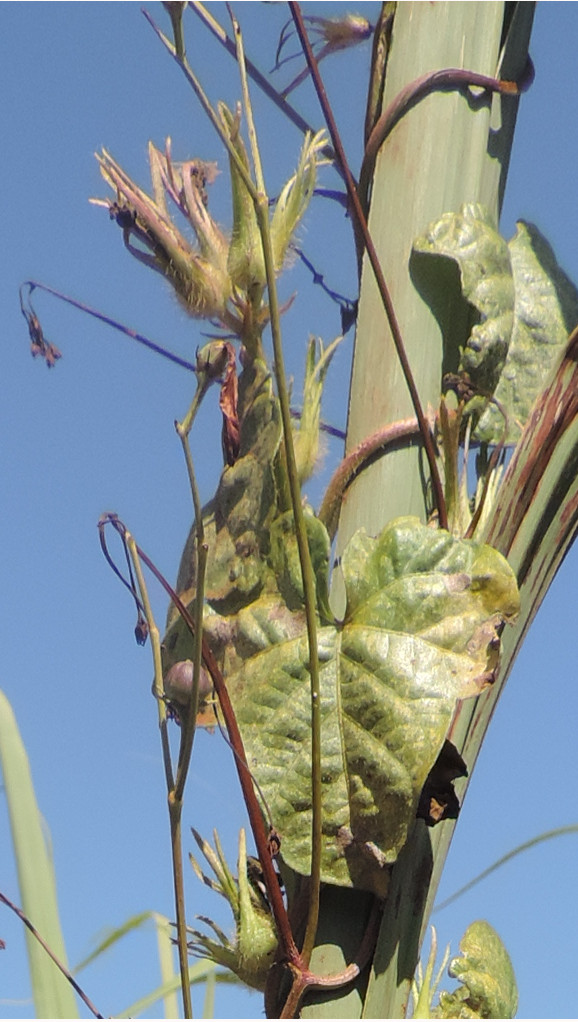
//> input picture LeavesSelection/Editadas/sofolha.JPG, 578 x 1022 px
$ ./leafDescriptorLBP   (built with g++ and OpenCV 4)
//> lines starting //> are read from the running program, lines starting //| are printed output that depends on the picture
#include <cv.h>
#include <highgui.h>
#include <opencv2/opencv.hpp>
//#include <opencv2/tracking.hpp>
#include <iostream>
#include <vector>
#include <math.h>
#include <fstream>
#include <bitset>


#define PI 3.14159265

using namespace cv;
using namespace std;

RNG rng(12345);

//vector < vector<Point> > retangulos;
struct Regiao{
    Point inicio;
    int largura;
    int altura;
};

struct outliers{
    double dist;
    int ind;
};

vector<Regiao> regioes;

double getTemplate1(cv::Mat &img,cv::Point p, int tam){ //horizontal
    double mediaR1 = 0,mediaR2 = 0;
         mediaR1 = (img.at<double>(p.y+(tam -1),p.x+1)-img.at<double>(p.y+(tam -1),p.x)-img.at<double>(p.y-1,p.x+1)+
         img.at<double>(p.y-1,p.x))/tam;
         //cout <<" Media 1 template 1 "<<mediaR1<<"\n";

         mediaR2 = (img.at<double>(p.y+(tam -1),p.x)-img.at<double>(p.y+(tam -1),p.x-1)-img.at<double>(p.y-1,p.x)+
         img.at<double>(p.y-1,p.x-1))/tam;
        // cout <<" Media 2 template 2 "<<mediaR2<<"\n";
    return mediaR1 - mediaR2;

}

double getTemplate2(cv::Mat &img,cv::Point p,int tam){
    double mediaR1 = 0,mediaR2 = 0;
         mediaR1 = (img.at<double>(p.y,p.x+(tam -1))-img.at<double>(p.y-1,p.x+(tam -1))-img.at<double>(p.y,p.x-1)+
         img.at<double>(p.y-1,p.x-1))/tam;

         mediaR2 = (img.at<double>(p.y+1,p.x+(tam -1))-img.at<double>(p.y,p.x+(tam -1))-img.at<double>(p.y+1,p.x-1)+
         img.at<double>(p.y,p.x-1))/tam;
    return mediaR1 - mediaR2;
}

double getTemplate3(cv::Mat &img,cv::Point p, int tam){
    double mediaR1 = 0,mediaR2 = 0;

         mediaR1 = (img.at<double>(p.y+tam-1,p.x+tam-1)-img.at<double>(p.y+(tam -2),p.x+tam)-
         img.at<double>(p.y-1,p.x-1)+img.at<double>(p.y-2,p.x))/(tam); // Branco

         mediaR2 = (img.at<double>(p.y+tam,p.x+tam-2)-img.at<double>(p.y+tam-1,p.x+tam-1)-img.at<double>(p.y,p.x-2)+
         img.at<double>(p.y-1,p.x-1))/(tam); // Preto

    return mediaR1 - mediaR2;
}

double getTemplate4(cv::Mat &img,cv::Point p, int tam){
    double mediaR1 = 0,mediaR2 = 0;

            mediaR1 = (img.at<double>(p.y+tam,p.x)-img.at<double>(p.y+tam-1,p.x-1)-
            img.at<double>(p.y-1,p.x+tam+1)+img.at<double>(p.y-2,p.x+tam))/(tam); // Branco

            mediaR2 = (img.at<double>(p.y+tam+1,p.x)-img.at<double>(p.y+tam,p.x-1)-img.at<double>(p.y,p.x+tam+1)+
            img.at<double>(p.y-1,p.x+tam))/(tam); // Preto

    return mediaR1 - mediaR2;
}

bitset<32> calcJanLBPH(Mat &imgIntegral, Mat &imgInt45, int row, int col, int tamJan, int tamTemplate){
    std::bitset<32> lbph (std::string("0000000000000000000000000000000000000000"));
    std::bitset<32> lbphAux (std::string("0000000000000000000000000000000000000000"));
    std::bitset<32> lbph1 (std::string("0000000000000000000000000000000000000000"));
    std::bitset<32> lbph2 (std::string("0000000000000000000000000000000000000000"));
    std::bitset<32> lbph3 (std::string("0000000000000000000000000000000000000000"));
    std::bitset<32> lbph4 (std::string("0000000000000000000000000000000000000000"));
    for(int l = 0; l < tamJan; l++){
                if(getTemplate1(imgIntegral,Point(col, row+l),tamTemplate)>150){
                   lbph1<<=1;
                   lbph1.set(0,1);
                }else{
                    lbph1<<=1;
                   lbph1.set(0,0);
                }
                if(getTemplate2(imgIntegral,Point(col, row+l),tamTemplate)>150){
                   lbph2<<=1;
                   lbph2.set(0,1);
                }else{
                    lbph2<<=1;
                   lbph2.set(0,0);
                }
                if(getTemplate3(imgInt45,Point(col, row+l),tamTemplate)>150){
                   lbph3<<=1;
                   lbph3.set(0,1);
                }else{
                    lbph3<<=1;
                   lbph3.set(0,0);
                }
                if(getTemplate4(imgInt45,Point(col, row+l),tamTemplate)>150){
                   lbph4<<=1;
                   lbph4.set(0,1);
                }else{
                    lbph4<<=1;
                   lbph4.set(0,0);
                }
            }
            lbphAux = lbphAux | lbph1;
            lbphAux <<= 8;
            lbphAux = lbphAux | lbph2;
            lbphAux <<= 8;
            lbphAux = lbphAux | lbph3;
            lbphAux <<= 8;
            lbphAux = lbphAux | lbph4;

            lbph = lbph |= lbphAux;
    return lbph;
}

vector<Point> calcLBPH(Mat &m){
    std::bitset<32> lbph (std::string("0000000000000000000000000000000000000000"));
    vector<Point> pontos;
    cv::Mat imgIntegral, imgInt2,imgInt45;
   // [9 lines of commented-out code are left out]
    Mat temp1 = Mat::zeros(Size(m.cols,m.rows),CV_8UC1);
    /* Mat temp2 = Mat::zeros(Size(m.cols,m.rows),CV_8UC1);
    Mat temp3 = Mat::zeros(Size(m.cols,m.rows),CV_8UC1);
    Mat temp4 = Mat::zeros(Size(m.cols,m.rows),CV_8UC1); */
    integral(m,imgIntegral,imgInt2,imgInt45,CV_64F);

    // [17 lines of commented-out code are left out]
    for (int i = 10; i < m.rows-10; i+=10){
        for(int j =10; j< m.cols-10; j+=10){
            lbph.reset();
            lbph = lbph |= calcJanLBPH(imgIntegral, imgInt45, i, j,10,10);
            lbph = lbph |= calcJanLBPH(imgIntegral, imgInt45, i+10, j,10,10);
            lbph = lbph |= calcJanLBPH(imgIntegral, imgInt45, i, j+10,10,10);
            lbph = lbph |= calcJanLBPH(imgIntegral, imgInt45, i+10, j+10,10,10);
            //cout <<lbph<<"\n";
            if(lbph.count()>=13){
                //cout <<lbph<<"\n";
                    pontos.push_back(Point(j+10,i+10));
            }
            // [79 lines of commented-out code are left out]
        }
    }
    return pontos;
}

cv::Mat calculaJ(Mat &input){
    vector<cv::Mat> channel(3);
    split(input,channel);
    cv::Mat b = channel[0];
    cv::Mat g = channel[1];
    cv::Mat r = channel[2];
    channel.clear();
    //cv::Mat exg = Mat::zeros(Size(b.rows,b.cols),CV_8UC1);
    //cv::Mat exr = Mat::zeros(Size(b.rows,b.cols),CV_8UC1);
    cv::Mat j = Mat::zeros(Size(input.cols,input.rows),CV_8UC1);
    for(int m = 0; m < b.rows; m++){
        for(int n =0; n < b.cols; n++){
            j.at<uchar>(m,n) = ((2*g.at<uchar>(m,n))-b.at<uchar>(m,n)-r.at<uchar>(m,n))-((2*r.at<uchar>(m,n))-b.at<uchar>(m,n)-g.at<uchar>(m,n));
        }
    }
    return j;
}

cv::Mat getVenation(string path){
//> called with path = "./LeavesSelection/Editadas/sofolha.JPG"
    int total1 = 0, total2 = 0, total3 = 0, total4 = 0;
    double media = 0,var = 0, dp = 0,coef = 0;
    int res = 0;
    cv::Mat image = cv::imread(path);
//> image is the input picture: 1022 rows x 578 cols, CV_8UC3; mean B, G, R 143.9, 141.6, 129.9
    cv::Mat mask;
    cv::Mat reduzida,bgdModel, fgdModel;

    resize(image,reduzida,Size(),0.20,0.20,CV_INTER_AREA);
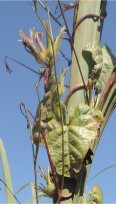
//> reduzida: 204 rows x 116 cols, CV_8UC3; mean B, G, R 143.8, 141.4, 129.6

    // [23 lines of commented-out code are left out]

    cv::Mat outj = Mat::zeros(Size(reduzida.cols,reduzida.rows),CV_8SC1);
    // [66 lines of commented-out code are left out]


    cv::Mat edge, edgeB, mediaImg, gausImg;
    Mat3b hsv;
    Mat gray1, gray2;
    //cv::GaussianBlur( reduzida, gausImg, Size( 5, 5 ), 0, 0 );
    //cv::medianBlur( reduzida, mediaImg, 13);
    cv::cvtColor(reduzida, gray2, COLOR_BGR2GRAY);
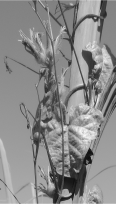
//> gray2: 204 rows x 116 cols, CV_8UC1; min 16, max 248, mean 138.1
    //cv::cvtColor(outj, gray2, COLOR_BGR2GRAY);
    //cv::cvtColor(mediaImg, gray1, COLOR_BGR2GRAY);

    //Canny( gray1, edge, 100, 150, 3);

    Canny( gray2, edgeB, 50, 250, 3);
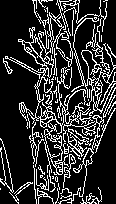
//> edgeB: 204 rows x 116 cols, CV_8UC1; 19.7% white in thin lines or dots

   // [72 lines of commented-out code are left out]
    int esq=edgeB.cols, dir=0, cima=edgeB.rows, baixo=0; // primeiro pixel diferente de 255.
//> esq = 116; cima = 204
    for (int l=0; l<edgeB.rows; l++)
        for (int c=0; c<edgeB.cols; c++) {
            if ((int)edgeB.at<uchar>(l,c)==255) {
            if (c<esq) esq=c;
            if (dir<c) dir=c;
            if (l<cima) cima=l;
            if (baixo<l) baixo=l;
            }
    }
//> this loop made 204 passes
//> (esq, dir) on passes 1 to 3: (32, 107), (32, 107), (32, 107)
//> after the loop, esq = 0; dir = 115; cima = 0; baixo = 203
     cv::Mat roi(edgeB, Rect(esq,cima,dir-esq+1,baixo-cima+1));

     //imshow("Teste 10", drawing);

    vector<Point> pts;
    //Mat outp1 = Mat::zeros(Size(roi.cols,roi.rows),CV_8UC1);
    pts = calcLBPH(roi);
//> in calcLBPH, `integral(m,imgIntegral,imgInt2,imgInt45,CV_64F);`:
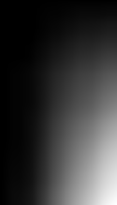
//> imgIntegral: 205 rows x 117 cols, CV_64FC1; min 0, max 1188555, mean 252680.2; drawn with min black and max white
//> in calcLBPH, `integral(m,imgIntegral,imgInt2,imgInt45,CV_64F);`:
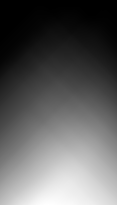
//> imgInt45: 205 rows x 117 cols, CV_64FC1; min 0, max 1089360, mean 405624.5; drawn with min black and max white
//> after the loop in calcLBPH, `for (int i = 10; i < m.rows-10; i+=10)`: pontos = 4 Points (x, y): [110, 190], [90, 200], [100, 200], [110, 200]
//> pts has the same summary as pontos in calcLBPH
    for(int i = 0; i < pts.size();i++){
        Point p = pts.at(i);
        //outp1.at<uchar>(p.x,p.y)=255;
        circle(roi,Point(p.x, p.y),20,255,1,8,0);
    }
//> this loop made 4 passes
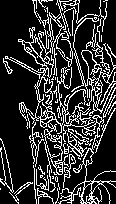
//> roi: 204 rows x 116 cols, CV_8UC1; 20.4% white in thin lines or dots
    //imshow("LBPH",outp1);
   return roi;
}


int main(int argc, char** argv)
{
clock_t t1,t2,t3,t4;
t1=clock();
std::string path = "./LeavesSelection/Editadas/sofolha.JPG";
//std::string path = "./LeavesSelection/Editadas/semfundo2.JPG";
//std::string path = "./dataset_UFRA/DSCN0003.JPG";
cv::Mat output;
vector<Point2f> centers;

output = getVenation(path);


/*  for(int i = 0; i < centers.size();i++){
    circle(output,Point(centers[i].y,centers[i].x),20,255,1,8,0);
} */


 t4 = clock();
 float diff3 = ((float)t4-(float)t1);
 float seconds3 = diff3 / CLOCKS_PER_SEC;
 cout << seconds3<<"\n";
 cout << "Tempo processamento " << seconds3<<"\n";

 imwrite("out01.png",output);
 //imwrite("saida.png",saida);

 //edge.convertTo(draw, CV_8UC1);

 String windowName = "Folha"; //Name of the window

 namedWindow(windowName,WINDOW_AUTOSIZE); // Create a window

 imshow(windowName, output); // Show our image inside the created window.
 //imshow(windowName, saida);

 waitKey(0); // Wait for any keystroke in the window

 destroyWindow(windowName); //destroy the created window */

 return 0;
}

$ run again, with LeavesSelection/Editadas/semfundo2.JPG copied over LeavesSelection/Editadas/sofolha.JPG
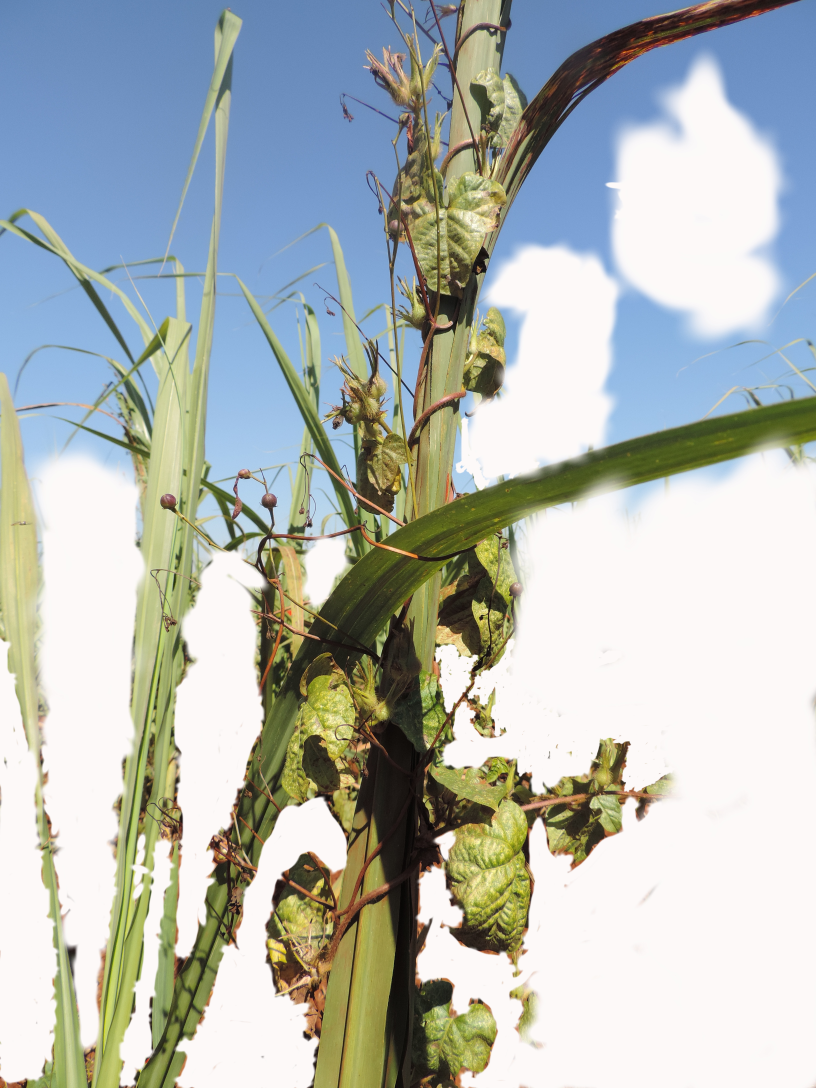
//> input picture LeavesSelection/Editadas/semfundo2.JPG, 2448 x 3264 px (shown at 1/3 size)
//> in getVenation, image is the input picture: 3264 rows x 2448 cols, CV_8UC3; mean B, G, R 180.2, 184.2, 177.7
//> in getVenation, `Canny( gray2, edgeB, 50, 250, 3);`:
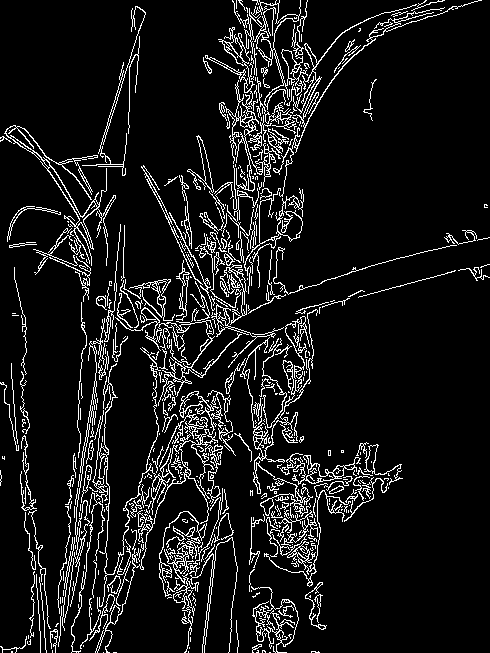
//> edgeB: 653 rows x 490 cols, CV_8UC1; 9.3% white in thin lines or dots
//> the loop in getVenation, `for (int l=0; l<edgeB.rows; l++)` made 653 passes
//> esq on passes 1 to 3: 232, 232, 232
//> after the loop in getVenation, `for (int l=0; l<edgeB.rows; l++)`: esq = 0; dir = 489; cima = 0; baixo = 652
//> after the loop in calcLBPH, `for (int i = 10; i < m.rows-10; i+=10)`: pontos = 18 Points (x, y), first 12: [20, 650], [80, 650], [90, 650], [100, 650], [110, 650], [120, 650], [130, 650], [140, 650], [150, 650], [160, 650], [170, 650], [230, 650]
//> pts has the same summary as pontos in calcLBPH
//> the loop in getVenation, `for(int i = 0; i < pts.size();i++)` made 18 passes
//> after the loop in getVenation, `for(int i = 0; i < pts.size();i++)`:
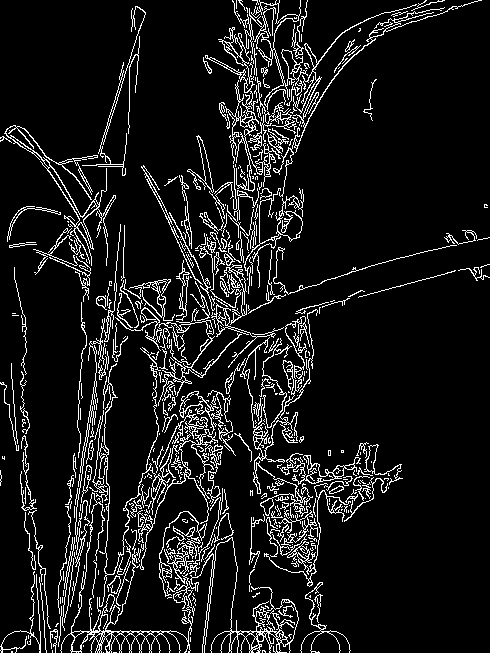
//> roi: 653 rows x 490 cols, CV_8UC1; 9.6% white in thin lines or dots

$ run again, with dataset_UFRA/DSCN0003.JPG copied over LeavesSelection/Editadas/sofolha.JPG
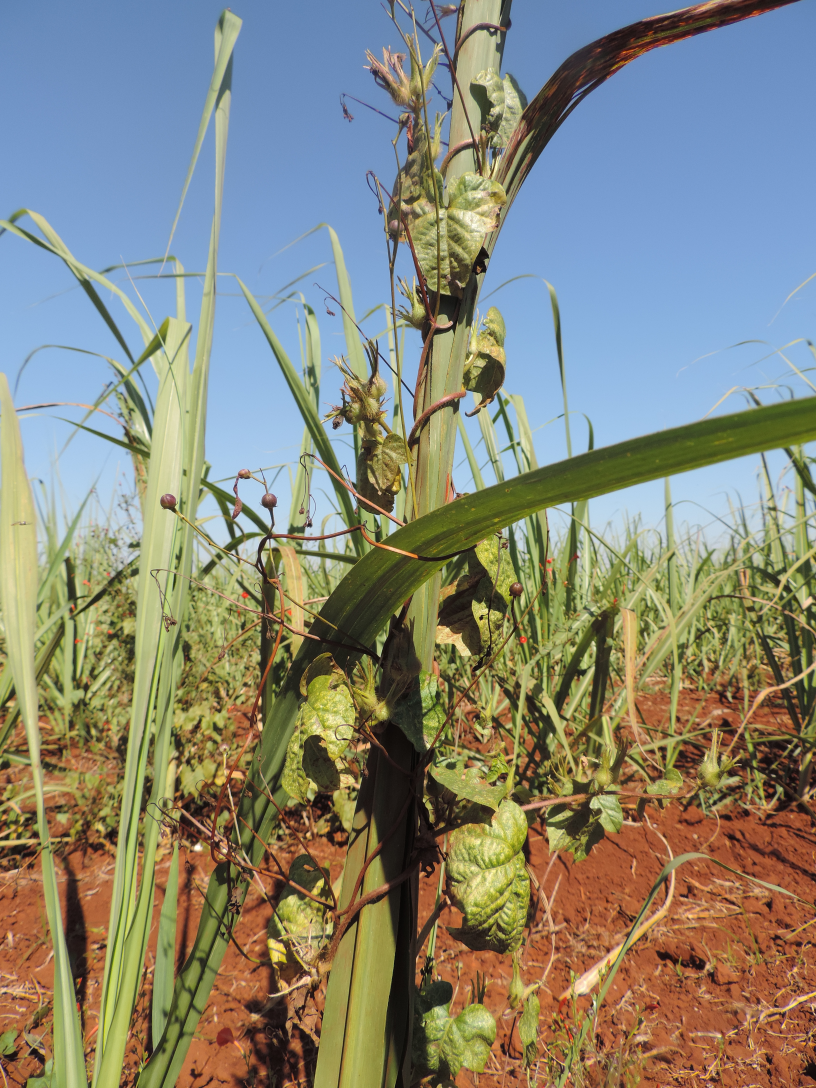
//> input picture dataset_UFRA/DSCN0003.JPG, 2448 x 3264 px (shown at 1/3 size)
//> in getVenation, image is the input picture: 3264 rows x 2448 cols, CV_8UC3; mean B, G, R 121, 135, 134.6
//> in getVenation, `Canny( gray2, edgeB, 50, 250, 3);`:
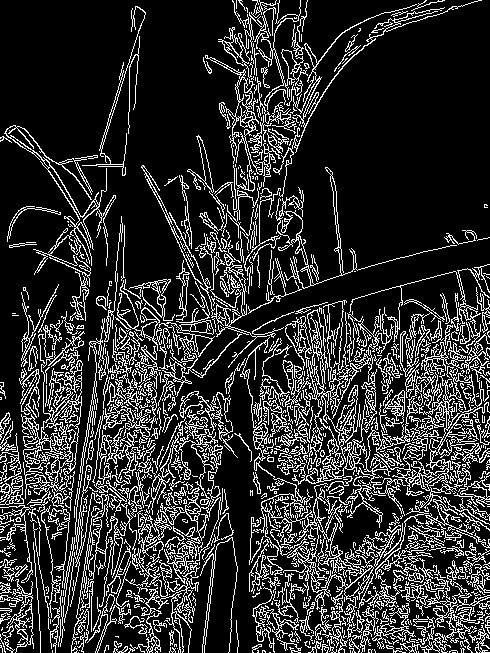
//> edgeB: 653 rows x 490 cols, CV_8UC1; 18.5% white in thin lines or dots
//> the loop in getVenation, `for (int l=0; l<edgeB.rows; l++)` made 653 passes
//> esq on passes 1 to 3: 232, 232, 232
//> after the loop in getVenation, `for (int l=0; l<edgeB.rows; l++)`: esq = 0; dir = 489; cima = 0; baixo = 652
//> after the loop in calcLBPH, `for (int i = 10; i < m.rows-10; i+=10)`: pontos = 53 Points (x, y), first 12: [480, 390], [480, 400], [480, 430], [480, 440], [480, 500], [40, 640], [50, 640], [60, 640], [100, 640], [140, 640], [150, 640], [170, 640]
//> pts has the same summary as pontos in calcLBPH
//> the loop in getVenation, `for(int i = 0; i < pts.size();i++)` made 53 passes
//> after the loop in getVenation, `for(int i = 0; i < pts.size();i++)`:
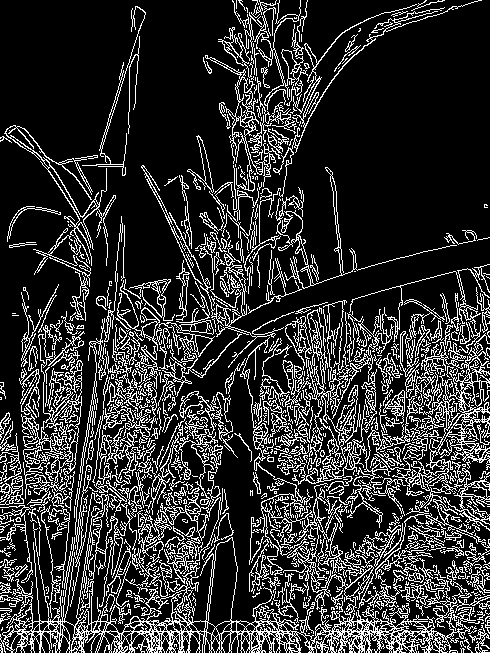
//> roi: 653 rows x 490 cols, CV_8UC1; 19.2% white in thin lines or dots
